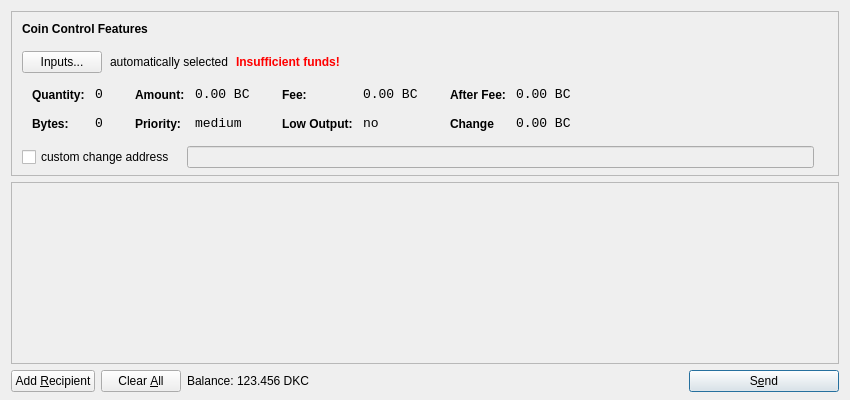
<?xml version="1.0" encoding="UTF-8"?>
<ui version="4.0">
 <class>SendCoinsDialog</class>
 <widget class="QDialog" name="SendCoinsDialog">
  <property name="geometry">
   <rect>
    <x>0</x>
    <y>0</y>
    <width>850</width>
    <height>400</height>
   </rect>
  </property>
  <property name="windowTitle">
   <string>Send Coins</string>
  </property>
  <layout class="QVBoxLayout" name="verticalLayout" stretch="0,1,0">
   <property name="bottomMargin">
    <number>8</number>
   </property>
   <item>
    <widget class="QFrame" name="frameCoinControl">
     <property name="sizePolicy">
      <sizepolicy hsizetype="Expanding" vsizetype="Expanding">
       <horstretch>0</horstretch>
       <verstretch>0</verstretch>
      </sizepolicy>
     </property>
     <property name="maximumSize">
      <size>
       <width>16777215</width>
       <height>16777215</height>
      </size>
     </property>
     <property name="frameShape">
      <enum>QFrame::StyledPanel</enum>
     </property>
     <property name="frameShadow">
      <enum>QFrame::Sunken</enum>
     </property>
     <layout class="QVBoxLayout" name="verticalLayoutCoinControl2">
      <property name="spacing">
       <number>-1</number>
      </property>
      <property name="leftMargin">
       <number>0</number>
      </property>
      <property name="topMargin">
       <number>0</number>
      </property>
      <property name="rightMargin">
       <number>0</number>
      </property>
      <property name="bottomMargin">
       <number>6</number>
      </property>
      <item>
       <layout class="QVBoxLayout" name="verticalLayoutCoinControl" stretch="0,0,0,0,1">
        <property name="spacing">
         <number>0</number>
        </property>
        <property name="leftMargin">
         <number>10</number>
        </property>
        <property name="topMargin">
         <number>10</number>
        </property>
        <item>
         <layout class="QHBoxLayout" name="horizontalLayoutCoinControl1">
          <property name="bottomMargin">
           <number>15</number>
          </property>
          <item>
           <widget class="QLabel" name="labelCoinControlFeatures">
            <property name="sizePolicy">
             <sizepolicy hsizetype="Preferred" vsizetype="Maximum">
              <horstretch>0</horstretch>
              <verstretch>0</verstretch>
             </sizepolicy>
            </property>
            <property name="font">
             <font>
              <weight>75</weight>
              <bold>true</bold>
             </font>
            </property>
            <property name="styleSheet">
             <string notr="true">font-weight:bold;</string>
            </property>
            <property name="text">
             <string>Coin Control Features</string>
            </property>
           </widget>
          </item>
         </layout>
        </item>
        <item>
         <layout class="QHBoxLayout" name="horizontalLayoutCoinControl2" stretch="0,0,0,0">
          <property name="spacing">
           <number>8</number>
          </property>
          <property name="bottomMargin">
           <number>10</number>
          </property>
          <item>
           <widget class="QPushButton" name="pushButtonCoinControl">
            <property name="styleSheet">
             <string notr="true"/>
            </property>
            <property name="text">
             <string>Inputs...</string>
            </property>
           </widget>
          </item>
          <item>
           <widget class="QLabel" name="labelCoinControlAutomaticallySelected">
            <property name="text">
             <string>automatically selected</string>
            </property>
            <property name="margin">
             <number>5</number>
            </property>
           </widget>
          </item>
          <item>
           <widget class="QLabel" name="labelCoinControlInsuffFunds">
            <property name="font">
             <font>
              <weight>75</weight>
              <bold>true</bold>
             </font>
            </property>
            <property name="styleSheet">
             <string notr="true">color:red;font-weight:bold;</string>
            </property>
            <property name="text">
             <string>Insufficient funds!</string>
            </property>
            <property name="margin">
             <number>5</number>
            </property>
           </widget>
          </item>
          <item>
           <spacer name="horizontalSpacerCoinControl">
            <property name="orientation">
             <enum>Qt::Horizontal</enum>
            </property>
            <property name="sizeHint" stdset="0">
             <size>
              <width>40</width>
              <height>1</height>
             </size>
            </property>
           </spacer>
          </item>
         </layout>
        </item>
        <item>
         <widget class="QWidget" name="widgetCoinControl" native="true">
          <property name="sizePolicy">
           <sizepolicy hsizetype="Preferred" vsizetype="Preferred">
            <horstretch>0</horstretch>
            <verstretch>0</verstretch>
           </sizepolicy>
          </property>
          <property name="minimumSize">
           <size>
            <width>0</width>
            <height>0</height>
           </size>
          </property>
          <property name="styleSheet">
           <string notr="true"/>
          </property>
          <layout class="QHBoxLayout" name="horizontalLayoutCoinControl5">
           <property name="margin">
            <number>0</number>
           </property>
           <item>
            <layout class="QHBoxLayout" name="horizontalLayoutCoinControl3" stretch="0,0,0,1">
             <property name="spacing">
              <number>20</number>
             </property>
             <property name="topMargin">
              <number>0</number>
             </property>
             <property name="bottomMargin">
              <number>10</number>
             </property>
             <item>
              <layout class="QFormLayout" name="formLayoutCoinControl1">
               <property name="horizontalSpacing">
                <number>10</number>
               </property>
               <property name="verticalSpacing">
                <number>14</number>
               </property>
               <property name="leftMargin">
                <number>10</number>
               </property>
               <property name="topMargin">
                <number>4</number>
               </property>
               <property name="rightMargin">
                <number>6</number>
               </property>
               <item row="0" column="0">
                <widget class="QLabel" name="labelCoinControlQuantityText">
                 <property name="styleSheet">
                  <string notr="true">font-weight:bold;</string>
                 </property>
                 <property name="text">
                  <string>Quantity:</string>
                 </property>
                 <property name="margin">
                  <number>0</number>
                 </property>
                </widget>
               </item>
               <item row="0" column="1">
                <widget class="QLabel" name="labelCoinControlQuantity">
                 <property name="font">
                  <font>
                   <family>Monospace</family>
                   <pointsize>10</pointsize>
                  </font>
                 </property>
                 <property name="cursor">
                  <cursorShape>IBeamCursor</cursorShape>
                 </property>
                 <property name="contextMenuPolicy">
                  <enum>Qt::ActionsContextMenu</enum>
                 </property>
                 <property name="text">
                  <string>0</string>
                 </property>
                 <property name="margin">
                  <number>0</number>
                 </property>
                 <property name="textInteractionFlags">
                  <set>Qt::LinksAccessibleByMouse|Qt::TextSelectableByKeyboard|Qt::TextSelectableByMouse</set>
                 </property>
                </widget>
               </item>
               <item row="1" column="0">
                <widget class="QLabel" name="labelCoinControlBytesText">
                 <property name="styleSheet">
                  <string notr="true">font-weight:bold;</string>
                 </property>
                 <property name="text">
                  <string>Bytes:</string>
                 </property>
                </widget>
               </item>
               <item row="1" column="1">
                <widget class="QLabel" name="labelCoinControlBytes">
                 <property name="font">
                  <font>
                   <family>Monospace</family>
                   <pointsize>10</pointsize>
                  </font>
                 </property>
                 <property name="cursor">
                  <cursorShape>IBeamCursor</cursorShape>
                 </property>
                 <property name="contextMenuPolicy">
                  <enum>Qt::ActionsContextMenu</enum>
                 </property>
                 <property name="text">
                  <string>0</string>
                 </property>
                 <property name="textInteractionFlags">
                  <set>Qt::LinksAccessibleByMouse|Qt::TextSelectableByKeyboard|Qt::TextSelectableByMouse</set>
                 </property>
                </widget>
               </item>
              </layout>
             </item>
             <item>
              <layout class="QFormLayout" name="formLayoutCoinControl2">
               <property name="horizontalSpacing">
                <number>10</number>
               </property>
               <property name="verticalSpacing">
                <number>14</number>
               </property>
               <property name="leftMargin">
                <number>6</number>
               </property>
               <property name="topMargin">
                <number>4</number>
               </property>
               <property name="rightMargin">
                <number>6</number>
               </property>
               <item row="0" column="0">
                <widget class="QLabel" name="labelCoinControlAmountText">
                 <property name="styleSheet">
                  <string notr="true">font-weight:bold;</string>
                 </property>
                 <property name="text">
                  <string>Amount:</string>
                 </property>
                 <property name="margin">
                  <number>0</number>
                 </property>
                </widget>
               </item>
               <item row="0" column="1">
                <widget class="QLabel" name="labelCoinControlAmount">
                 <property name="font">
                  <font>
                   <family>Monospace</family>
                   <pointsize>10</pointsize>
                  </font>
                 </property>
                 <property name="cursor">
                  <cursorShape>IBeamCursor</cursorShape>
                 </property>
                 <property name="contextMenuPolicy">
                  <enum>Qt::ActionsContextMenu</enum>
                 </property>
                 <property name="text">
                  <string>0.00 BC</string>
                 </property>
                 <property name="textInteractionFlags">
                  <set>Qt::LinksAccessibleByMouse|Qt::TextSelectableByKeyboard|Qt::TextSelectableByMouse</set>
                 </property>
                </widget>
               </item>
               <item row="1" column="0">
                <widget class="QLabel" name="labelCoinControlPriorityText">
                 <property name="styleSheet">
                  <string notr="true">font-weight:bold;</string>
                 </property>
                 <property name="text">
                  <string>Priority:</string>
                 </property>
                </widget>
               </item>
               <item row="1" column="1">
                <widget class="QLabel" name="labelCoinControlPriority">
                 <property name="font">
                  <font>
                   <family>Monospace</family>
                   <pointsize>10</pointsize>
                  </font>
                 </property>
                 <property name="cursor">
                  <cursorShape>IBeamCursor</cursorShape>
                 </property>
                 <property name="contextMenuPolicy">
                  <enum>Qt::ActionsContextMenu</enum>
                 </property>
                 <property name="text">
                  <string>medium</string>
                 </property>
                 <property name="textInteractionFlags">
                  <set>Qt::LinksAccessibleByMouse|Qt::TextSelectableByKeyboard|Qt::TextSelectableByMouse</set>
                 </property>
                </widget>
               </item>
              </layout>
             </item>
             <item>
              <layout class="QFormLayout" name="formLayoutCoinControl3">
               <property name="horizontalSpacing">
                <number>10</number>
               </property>
               <property name="verticalSpacing">
                <number>14</number>
               </property>
               <property name="leftMargin">
                <number>6</number>
               </property>
               <property name="topMargin">
                <number>4</number>
               </property>
               <property name="rightMargin">
                <number>6</number>
               </property>
               <item row="0" column="0">
                <widget class="QLabel" name="labelCoinControlFeeText">
                 <property name="styleSheet">
                  <string notr="true">font-weight:bold;</string>
                 </property>
                 <property name="text">
                  <string>Fee:</string>
                 </property>
                 <property name="margin">
                  <number>0</number>
                 </property>
                </widget>
               </item>
               <item row="0" column="1">
                <widget class="QLabel" name="labelCoinControlFee">
                 <property name="font">
                  <font>
                   <family>Monospace</family>
                   <pointsize>10</pointsize>
                  </font>
                 </property>
                 <property name="cursor">
                  <cursorShape>IBeamCursor</cursorShape>
                 </property>
                 <property name="contextMenuPolicy">
                  <enum>Qt::ActionsContextMenu</enum>
                 </property>
                 <property name="text">
                  <string>0.00 BC</string>
                 </property>
                 <property name="textInteractionFlags">
                  <set>Qt::LinksAccessibleByMouse|Qt::TextSelectableByKeyboard|Qt::TextSelectableByMouse</set>
                 </property>
                </widget>
               </item>
               <item row="1" column="0">
                <widget class="QLabel" name="labelCoinControlLowOutputText">
                 <property name="styleSheet">
                  <string notr="true">font-weight:bold;</string>
                 </property>
                 <property name="text">
                  <string>Low Output:</string>
                 </property>
                </widget>
               </item>
               <item row="1" column="1">
                <widget class="QLabel" name="labelCoinControlLowOutput">
                 <property name="font">
                  <font>
                   <family>Monospace</family>
                   <pointsize>10</pointsize>
                  </font>
                 </property>
                 <property name="cursor">
                  <cursorShape>IBeamCursor</cursorShape>
                 </property>
                 <property name="contextMenuPolicy">
                  <enum>Qt::ActionsContextMenu</enum>
                 </property>
                 <property name="text">
                  <string>no</string>
                 </property>
                 <property name="textInteractionFlags">
                  <set>Qt::LinksAccessibleByMouse|Qt::TextSelectableByKeyboard|Qt::TextSelectableByMouse</set>
                 </property>
                </widget>
               </item>
              </layout>
             </item>
             <item>
              <layout class="QFormLayout" name="formLayoutCoinControl4">
               <property name="horizontalSpacing">
                <number>10</number>
               </property>
               <property name="verticalSpacing">
                <number>14</number>
               </property>
               <property name="leftMargin">
                <number>6</number>
               </property>
               <property name="topMargin">
                <number>4</number>
               </property>
               <property name="rightMargin">
                <number>6</number>
               </property>
               <item row="0" column="0">
                <widget class="QLabel" name="labelCoinControlAfterFeeText">
                 <property name="styleSheet">
                  <string notr="true">font-weight:bold;</string>
                 </property>
                 <property name="text">
                  <string>After Fee:</string>
                 </property>
                 <property name="margin">
                  <number>0</number>
                 </property>
                </widget>
               </item>
               <item row="0" column="1">
                <widget class="QLabel" name="labelCoinControlAfterFee">
                 <property name="font">
                  <font>
                   <family>Monospace</family>
                   <pointsize>10</pointsize>
                  </font>
                 </property>
                 <property name="cursor">
                  <cursorShape>IBeamCursor</cursorShape>
                 </property>
                 <property name="contextMenuPolicy">
                  <enum>Qt::ActionsContextMenu</enum>
                 </property>
                 <property name="text">
                  <string>0.00 BC</string>
                 </property>
                 <property name="textInteractionFlags">
                  <set>Qt::LinksAccessibleByMouse|Qt::TextSelectableByKeyboard|Qt::TextSelectableByMouse</set>
                 </property>
                </widget>
               </item>
               <item row="1" column="0">
                <widget class="QLabel" name="labelCoinControlChangeText">
                 <property name="styleSheet">
                  <string notr="true">font-weight:bold;</string>
                 </property>
                 <property name="text">
                  <string>Change</string>
                 </property>
                </widget>
               </item>
               <item row="1" column="1">
                <widget class="QLabel" name="labelCoinControlChange">
                 <property name="font">
                  <font>
                   <family>Monospace</family>
                   <pointsize>10</pointsize>
                  </font>
                 </property>
                 <property name="cursor">
                  <cursorShape>IBeamCursor</cursorShape>
                 </property>
                 <property name="contextMenuPolicy">
                  <enum>Qt::ActionsContextMenu</enum>
                 </property>
                 <property name="text">
                  <string>0.00 BC</string>
                 </property>
                 <property name="textInteractionFlags">
                  <set>Qt::LinksAccessibleByMouse|Qt::TextSelectableByKeyboard|Qt::TextSelectableByMouse</set>
                 </property>
                </widget>
               </item>
              </layout>
             </item>
            </layout>
           </item>
          </layout>
         </widget>
        </item>
        <item>
         <layout class="QHBoxLayout" name="horizontalLayoutCoinControl4" stretch="0,0,0">
          <property name="spacing">
           <number>12</number>
          </property>
          <property name="sizeConstraint">
           <enum>QLayout::SetDefaultConstraint</enum>
          </property>
          <property name="topMargin">
           <number>5</number>
          </property>
          <property name="rightMargin">
           <number>5</number>
          </property>
          <item>
           <widget class="QCheckBox" name="checkBoxCoinControlChange">
            <property name="text">
             <string>custom change address</string>
            </property>
           </widget>
          </item>
          <item>
           <widget class="QLineEdit" name="lineEditCoinControlChange">
            <property name="enabled">
             <bool>false</bool>
            </property>
            <property name="sizePolicy">
             <sizepolicy hsizetype="Expanding" vsizetype="Fixed">
              <horstretch>0</horstretch>
              <verstretch>0</verstretch>
             </sizepolicy>
            </property>
           </widget>
          </item>
          <item>
           <widget class="QLabel" name="labelCoinControlChangeLabel">
            <property name="sizePolicy">
             <sizepolicy hsizetype="Preferred" vsizetype="Expanding">
              <horstretch>0</horstretch>
              <verstretch>0</verstretch>
             </sizepolicy>
            </property>
            <property name="minimumSize">
             <size>
              <width>0</width>
              <height>0</height>
             </size>
            </property>
            <property name="text">
             <string/>
            </property>
            <property name="margin">
             <number>3</number>
            </property>
           </widget>
          </item>
         </layout>
        </item>
        <item>
         <spacer name="verticalSpacerCoinControl">
          <property name="orientation">
           <enum>Qt::Vertical</enum>
          </property>
          <property name="sizeHint" stdset="0">
           <size>
            <width>800</width>
            <height>1</height>
           </size>
          </property>
         </spacer>
        </item>
       </layout>
      </item>
     </layout>
    </widget>
   </item>
   <item>
    <widget class="QScrollArea" name="scrollArea">
     <property name="widgetResizable">
      <bool>true</bool>
     </property>
     <widget class="QWidget" name="scrollAreaWidgetContents">
      <property name="geometry">
       <rect>
        <x>0</x>
        <y>0</y>
        <width>830</width>
        <height>165</height>
       </rect>
      </property>
      <layout class="QVBoxLayout" name="verticalLayout_2">
       <property name="margin">
        <number>0</number>
       </property>
       <item>
        <layout class="QVBoxLayout" name="entries">
         <property name="spacing">
          <number>6</number>
         </property>
        </layout>
       </item>
       <item>
        <spacer name="verticalSpacer">
         <property name="orientation">
          <enum>Qt::Vertical</enum>
         </property>
         <property name="sizeHint" stdset="0">
          <size>
           <width>20</width>
           <height>40</height>
          </size>
         </property>
        </spacer>
       </item>
      </layout>
     </widget>
    </widget>
   </item>
   <item>
    <layout class="QHBoxLayout" name="horizontalLayout">
     <item>
      <widget class="QPushButton" name="addButton">
       <property name="toolTip">
        <string>Send to multiple recipients at once</string>
       </property>
       <property name="text">
        <string>Add &amp;Recipient</string>
       </property>
       <property name="icon">
        <iconset resource="../bitcoin.qrc">
         <normaloff>:/icons/add</normaloff>:/icons/add</iconset>
       </property>
       <property name="autoDefault">
        <bool>false</bool>
       </property>
      </widget>
     </item>
     <item>
      <widget class="QPushButton" name="clearButton">
       <property name="sizePolicy">
        <sizepolicy hsizetype="Minimum" vsizetype="Fixed">
         <horstretch>0</horstretch>
         <verstretch>0</verstretch>
        </sizepolicy>
       </property>
       <property name="toolTip">
        <string>Remove all transaction fields</string>
       </property>
       <property name="text">
        <string>Clear &amp;All</string>
       </property>
       <property name="icon">
        <iconset resource="../bitcoin.qrc">
         <normaloff>:/icons/remove</normaloff>:/icons/remove</iconset>
       </property>
       <property name="autoRepeatDelay">
        <number>300</number>
       </property>
       <property name="autoDefault">
        <bool>false</bool>
       </property>
      </widget>
     </item>
     <item>
      <layout class="QHBoxLayout" name="horizontalLayout_2">
       <property name="spacing">
        <number>3</number>
       </property>
       <item>
        <widget class="QLabel" name="label">
		<property name="sizePolicy">
           <sizepolicy hsizetype="Preferred" vsizetype="Fixed">
            <horstretch>0</horstretch>
            <verstretch>0</verstretch>
           </sizepolicy>
          </property>
         <property name="text">
          <string>Balance:</string>
         </property>
        </widget>
       </item>
       <item>
        <widget class="QLabel" name="labelBalance">
		<property name="sizePolicy">
           <sizepolicy hsizetype="Preferred" vsizetype="Fixed">
            <horstretch>0</horstretch>
            <verstretch>0</verstretch>
           </sizepolicy>
          </property>
         <property name="cursor">
          <cursorShape>IBeamCursor</cursorShape>
         </property>
         <property name="text">
          <string>123.456 DKC</string>
         </property>
         <property name="textInteractionFlags">
          <set>Qt::LinksAccessibleByMouse|Qt::TextSelectableByKeyboard|Qt::TextSelectableByMouse</set>
         </property>
        </widget>
       </item>
      </layout>
     </item>
     <item>
      <spacer name="horizontalSpacer">
       <property name="orientation">
        <enum>Qt::Horizontal</enum>
       </property>
       <property name="sizeHint" stdset="0">
        <size>
         <width>40</width>
         <height>20</height>
        </size>
       </property>
      </spacer>
     </item>
     <item>
      <widget class="QPushButton" name="sendButton">
       <property name="minimumSize">
        <size>
         <width>150</width>
         <height>0</height>
        </size>
       </property>
       <property name="toolTip">
        <string>Confirm the send action</string>
       </property>
       <property name="text">
        <string>S&amp;end</string>
       </property>
       <property name="icon">
        <iconset resource="../bitcoin.qrc">
         <normaloff>:/icons/send</normaloff>:/icons/send</iconset>
       </property>
       <property name="default">
        <bool>true</bool>
       </property>
      </widget>
     </item>
    </layout>
   </item>
  </layout>
 </widget>
 <resources>
  <include location="../bitcoin.qrc"/>
 </resources>
 <connections/>
</ui>
